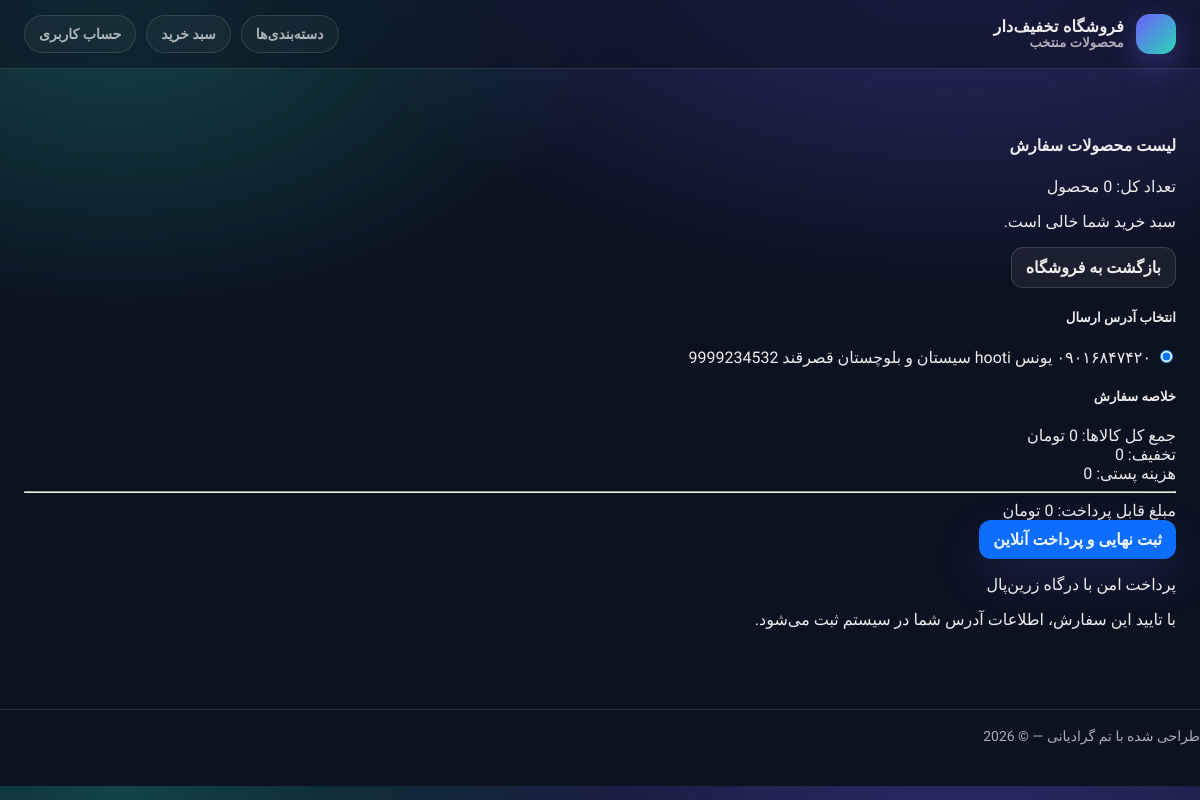
Page /order/order_create/ (signed in) on the earlier database version.
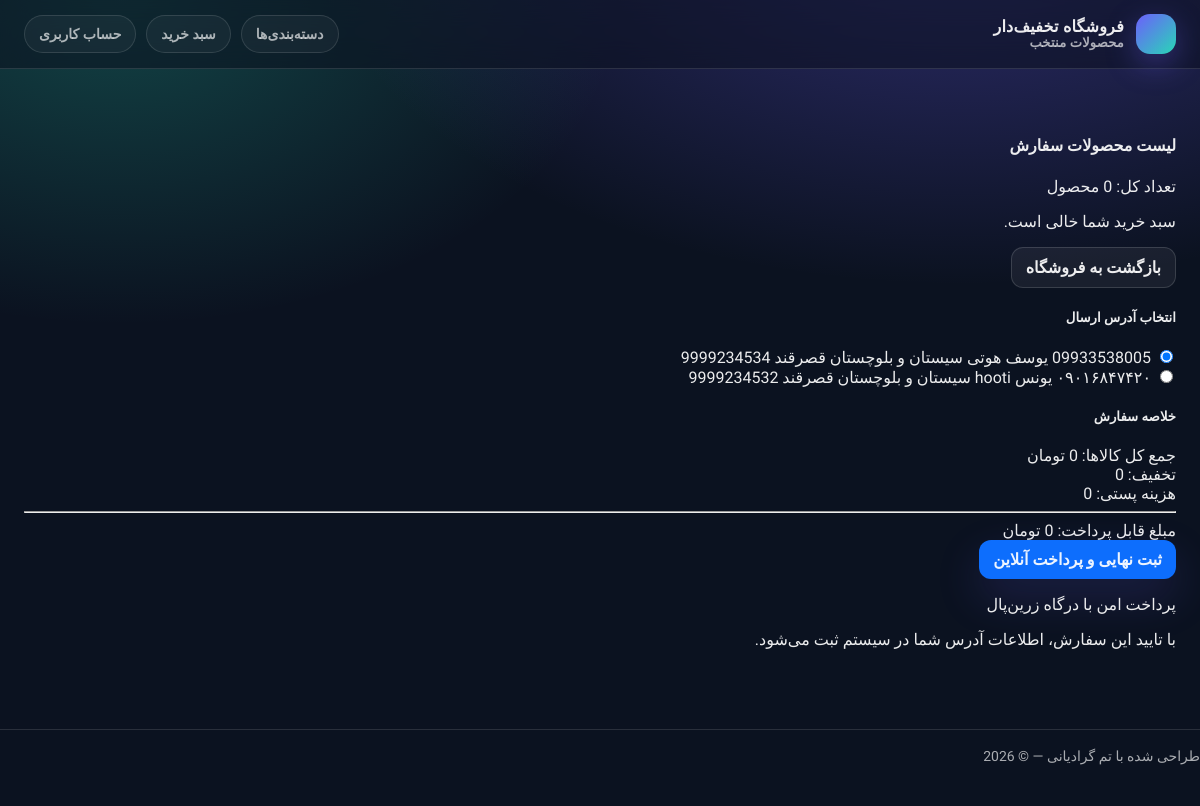
Same page on the later database version.
### account/models.py (models this page shows, shortened)
class AddressUser(models.Model):
    user = models.ForeignKey(User, on_delete=models.CASCADE, related_name='user', verbose_name="کاربر")
    phone_number = models.CharField(max_length=11, null=True, blank=True, verbose_name="شماره")
    first_name = models.CharField(max_length=55, verbose_name='اسم', null=True, blank=True)
    last_name = models.CharField(max_length=55, verbose_name='فامیل', null=True, blank=True)
    province = models.CharField(max_length=255, null=True, blank=True, verbose_name="استان")
    city = models.CharField(max_length=255, null=True, blank=True, verbose_name="شهر")
    cod_post = models.CharField(max_length=10, null=True, blank=True, verbose_name="کد پستی")
    created_at = models.DateTimeField(auto_now_add=True)
    updated_at = models.DateTimeField(auto_now=True)
    class Meta:
        ordering = ['-created_at']
        indexes = [
            models.Index(fields=["-created_at"]),
        ]

### order/views.py (the view, shortened to what this page needs)
# urls.py: path('order_create/', views.OrderCreateView.as_view(), name='order_create'),
class OrderCreateView(LoginRequiredMixin, View):
    def get(self, request):
        try:
            cart = Cart(request)
            address_user = AddressUser.objects.filter(user=request.user)
            return render(request, 'order/checkout.html',
                          {'cart': cart, 'address_user': address_user, 'quantity': len(cart.cart)})
        except AddressUser.DoesNotExist:
            logging.error("مشکل در ارسال  اطلاعت",exc_info=True)
            raise Exception("مشکل در ارسال  اطلاعت")

### cart/cart.py (called while the page is built)
    def total_price(self):
        total = []
        for i, j in self.cart.items():
            total.append(int(j['old_price']) * int(j['quantity']))
        return sum(total)

    def total_price_next_discount(self):
        total = []
        for i, j in self.cart.items():
            product_d = self.product_discount(i)
            total.append(product_d[0].price * j['quantity'])
        return sum(total)

    def discount_amount(self):
        return self.total_price() - self.total_price_next_discount()

    def price_post(self):
        total = 0
        weight = 0
        for i, j in self.cart.items():
            weight += j['weight'] * j['quantity']
        if weight == 0:
            pass
        elif weight <= 100:
            total += 20000
        elif weight <= 1000:
            total += 50000
        elif weight <= 5000:
            total += 100000
        elif weight <= 10000:
            total += 200000
        else:
            total += 500000
        return total

    def all_total_price(self):
        return self.total_price_next_discount() + self.price_post()

### cart/context_processors.py (called while the page is built)
def cart(request):
    return {'cart': Cart(request)}

### order/templates/order/checkout.html (shortened to what the changed rows need)
{% extends 'parent/base.html' %}
{% load static %}
{% block content %}
<div class="container py-5">
    <form method="POST" action="{% url 'order:order_create' %}">
        <div class="row g-4">
            <div class="col-lg-8">
                <div class="card border-0 shadow-sm rounded-4">
                    <div class="card-body p-4">
                        {% for address in address_user %}
                        <div class="form-check mb-3">
                            <input
                                    class="form-check-input"
                                    type="radio"
                                    name="address_id"
                                    id="address{{ address.id }}"
                                    value="{{ address.id }}"
                                    {% if forloop.first %}checked{% endif %}
                            >
                            <label class="form-check-label fw-medium"
                                   for="address{{ address.id }}">
                                {{ address.phone_number }}
                                {{ address.first_name }}
                                {{ address.last_name }}
                                {{ address.province }}
                                {{ address.city }}
                                {{ address.cod_post }}
                            </label>
                        </div>
                        {% empty %}
                        <div class="alert alert-warning">
                            هنوز هیچ آدرسی ثبت نکرده‌اید.
                        </div>
                        {% endfor %}
                    </div>
                </div>
            </div>
        </div>
    </form>
</div>
{% endblock %}

Differences in the rows shown:
added AddressUser: address_id "☑ 09933538005 یوسف هوتی سیستان و", phone_number "09933538005", first_name "یوسف", last_name "هوتی", province "سیستان و بلوچستان", city "قصرقند", cod_post "9999234534"
computed for AddressUser "یونس": address_id "☑ ۰۹۰۱۶۸۴۷۴۲۰ یونس hooti سیستان" → "☐ ۰۹۰۱۶۸۴۷۴۲۰ یونس hooti سیستان"
